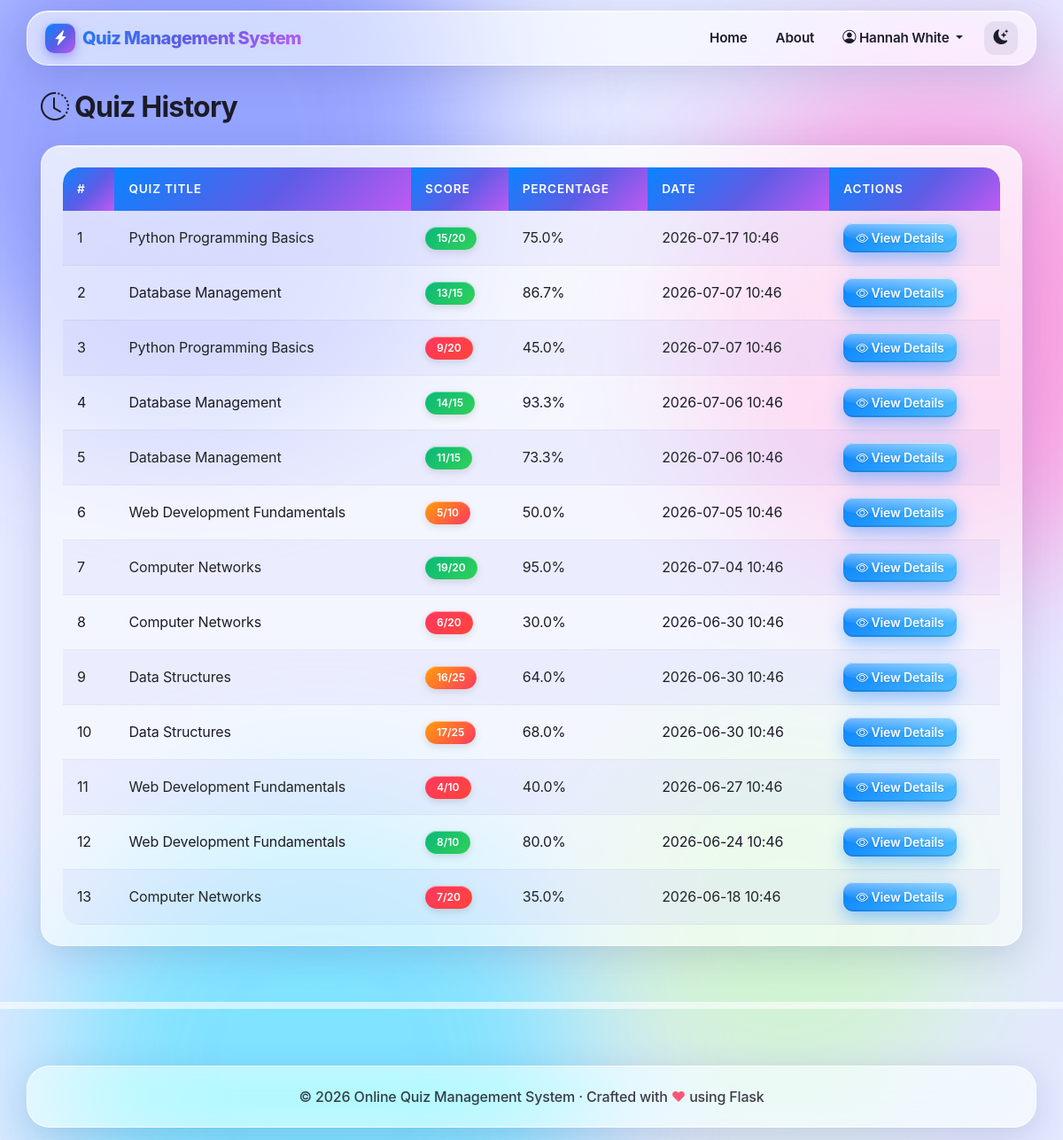
The page /student/attempts (signed in) on the database its author committed.
### models.py (models this page shows)
class QuizAttempt(db.Model):
    id = db.Column(db.Integer, primary_key=True)
    student_id = db.Column(db.Integer, db.ForeignKey('student.id'), nullable=False)
    quiz_id = db.Column(db.Integer, db.ForeignKey('quiz.id'), nullable=False)
    score = db.Column(db.Integer, nullable=False, default=0)
    attempt_date = db.Column(db.DateTime, default=datetime.now)
    student = db.relationship('Student', backref='attempts')
    quiz = db.relationship('Quiz', backref='attempts')
    results = db.relationship('QuizResult', backref='attempt', cascade='all, delete-orphan')

class Quiz(db.Model):
    id = db.Column(db.Integer, primary_key=True)
    title = db.Column(db.String(200), nullable=False)
    description = db.Column(db.Text)
    duration = db.Column(db.Integer, nullable=False)  # in minutes
    total_marks = db.Column(db.Integer, nullable=False)
    created_at = db.Column(db.DateTime, default=datetime.now)
    questions = db.relationship('Question', backref='quiz', lazy=True, cascade='all, delete-orphan')

### app.py (the view)
@app.route('/student/attempts')
@student_login_required
def student_attempts():
    student_id = session.get('student_id')
    attempts = QuizAttempt.query.filter_by(student_id=student_id).order_by(QuizAttempt.attempt_date.desc()).all()
    return render_template('student_attempts.html', attempts=attempts)

### app.py (called while the page is built)
def student_login_required(f):
    @wraps(f)
    def decorated_function(*args, **kwargs):
        if 'student_id' not in session:
            flash('Please login as student to access this page.', 'danger')
            return redirect(url_for('student_login'))
        return f(*args, **kwargs)
    return decorated_function

### templates/student_attempts.html (shortened to what this page needs)
{% extends "base.html" %}
{% block content %}
<div class="row">
    <div class="col-md-12">
        <h2><i class="bi bi-clock-history"></i> Quiz History</h2>
    </div>
</div>
<div class="row mt-3">
    <div class="col-md-12">
        <div class="card">
            <div class="card-body">
                {% if attempts %}
                <div class="table-responsive">
                    <table class="table table-striped table-hover">
                        <thead>
                            <tr>
                                <th>#</th>
                                <th>Quiz Title</th>
                                <th>Score</th>
                                <th>Percentage</th>
                                <th>Date</th>
                                <th>Actions</th>
                            </tr>
                        </thead>
                        <tbody>
                            {% for attempt in attempts %}
                            {% set percentage = (attempt.score / attempt.quiz.total_marks * 100) %}
                            <tr>
                                <td>{{ loop.index }}</td>
                                <td>{{ attempt.quiz.title }}</td>
                                <td>
                                    <span class="badge {% if attempt.score >= attempt.quiz.total_marks * 0.7 %}bg-success{% elif attempt.score >= attempt.quiz.total_marks * 0.5 %}bg-warning{% else %}bg-danger{% endif %}">
                                        {{ attempt.score }}/{{ attempt.quiz.total_marks }}
                                    </span>
                                </td>
                                <td>{{ "%.1f"|format(percentage) }}%</td>
                                <td>{{ attempt.attempt_date.strftime('%Y-%m-%d %H:%M') }}</td>
                                <td>
                                    <a href="{{ url_for('quiz_result', attempt_id=attempt.id) }}" class="btn btn-sm btn-info">
                                        <i class="bi bi-eye"></i> View Details
                                    </a>
                                </td>
                            </tr>
                            {% endfor %}
                        </tbody>
                    </table>
                </div>
                {% else %}
                <div class="alert alert-info">
                    <i class="bi bi-info-circle"></i> You haven't taken any quizzes yet.
                    <a href="{{ url_for('student_quizzes') }}">Browse available quizzes</a>
                </div>
                {% endif %}
            </div>
        </div>
    </div>
</div>
<div class="row mt-3">
    <div class="col-md-12">
        <a href="{{ url_for('student_dashboard') }}" class="btn btn-secondary">
            <i class="bi bi-arrow-left"></i> Back to Dashboard
        </a>
    </div>
</div>
{% endblock %}

### templates/base.html (shortened to what this page needs)
<!DOCTYPE html>
<html lang="en" data-bs-theme="light">
<head>
    <link href="https://cdn.jsdelivr.net/npm/bootstrap@5.3.0/dist/css/bootstrap.min.css" rel="stylesheet">
    <link rel="stylesheet" href="https://cdn.jsdelivr.net/npm/bootstrap-icons@1.10.0/font/bootstrap-icons.css">
    <link rel="stylesheet" href="{{ url_for('static', filename='css/ios-theme.css') }}">
</head>
<body>
    <div class="aurora" aria-hidden="true"><span class="a1"></span><span class="a2"></span><span class="a3"></span><span class="a4"></span></div>
    {% block navbar %}
    <nav class="navbar navbar-expand-lg">
        <div class="container">
            <a class="navbar-brand" href="{{ url_for('home') }}">
                <i class="bi bi-lightning-charge-fill"></i> Quiz Management System
            </a>
            <div class="collapse navbar-collapse" id="navbarNav">
                <ul class="navbar-nav ms-auto">
                    <li class="nav-item">
                        <a class="nav-link" href="{{ url_for('home') }}">Home</a>
                    </li>
                    <li class="nav-item">
                        <a class="nav-link" href="{{ url_for('about') }}">About</a>
                    </li>
                    {% if session.get('admin_id') %}
                    <li class="nav-item dropdown">
                        <a class="nav-link dropdown-toggle" href="#" data-bs-toggle="dropdown">
                            <i class="bi bi-person-circle"></i> {{ session.get('admin_name') }}
                        </a>
                        <ul class="dropdown-menu">
                            <li><a class="dropdown-item" href="{{ url_for('admin_dashboard') }}">Dashboard</a></li>
                            <li><hr class="dropdown-divider"></li>
                            <li><a class="dropdown-item" href="{{ url_for('admin_logout') }}">Logout</a></li>
                        </ul>
                    </li>
                    {% elif session.get('student_id') %}
                    <li class="nav-item dropdown">
                        <a class="nav-link dropdown-toggle" href="#" data-bs-toggle="dropdown">
                            <i class="bi bi-person-circle"></i> {{ session.get('student_name') }}
                        </a>
                    </li>
                    {% endif %}
                    <li class="nav-item ms-lg-2 d-flex align-items-center">
                        <button type="button" class="theme-toggle" id="themeToggle" aria-label="Toggle dark mode"><i class="bi bi-moon-stars-fill"></i></button>
                    </li>
                </ul>
            </div>
        </div>
    </nav>
    {% endblock %}
    <main class="page container">
        {% block content %}{% endblock %}
    </main>
    <footer class="footer">
        <div class="container text-center">
            <p>&copy; <span data-year>2026</span> Online Quiz Management System &middot; Crafted with <span class="heart">&hearts;</span> using Flask</p>
        </div>
    </footer>
</body>
</html>

### rows shown on the page
QuizAttempt: quiz "Python Programming Basics", score "15", quiz.total_marks "20", percentage "75.0", attempt_date "2026-07-17 10:46"
QuizAttempt: quiz "Database Management", score "13", quiz.total_marks "15", percentage "86.7", attempt_date "2026-07-07 10:46"
QuizAttempt: quiz "Python Programming Basics", score "9", quiz.total_marks "20", percentage "45.0", attempt_date "2026-07-07 10:46"
QuizAttempt: quiz "Database Management", score "14", quiz.total_marks "15", percentage "93.3", attempt_date "2026-07-06 10:46"
QuizAttempt: quiz "Database Management", score "11", quiz.total_marks "15", percentage "73.3", attempt_date "2026-07-06 10:46"
QuizAttempt: quiz "Web Development Fundamentals", score "5", quiz.total_marks "10", percentage "50.0", attempt_date "2026-07-05 10:46"
QuizAttempt: quiz "Computer Networks", score "19", quiz.total_marks "20", percentage "95.0", attempt_date "2026-07-04 10:46"
QuizAttempt: quiz "Computer Networks", score "6", quiz.total_marks "20", percentage "30.0", attempt_date "2026-06-30 10:46"
QuizAttempt: quiz "Data Structures", score "16", quiz.total_marks "25", percentage "64.0", attempt_date "2026-06-30 10:46"
QuizAttempt: quiz "Data Structures", score "17", quiz.total_marks "25", percentage "68.0", attempt_date "2026-06-30 10:46"
QuizAttempt: quiz "Web Development Fundamentals", score "4", quiz.total_marks "10", percentage "40.0", attempt_date "2026-06-27 10:46"
QuizAttempt: quiz "Web Development Fundamentals", score "8", quiz.total_marks "10", percentage "80.0", attempt_date "2026-06-24 10:46"
QuizAttempt: quiz "Computer Networks", score "7", quiz.total_marks "20", percentage "35.0", attempt_date "2026-06-18 10:46"

### other values the page prints
{{ session.get('student_name') }} "Hannah White"
